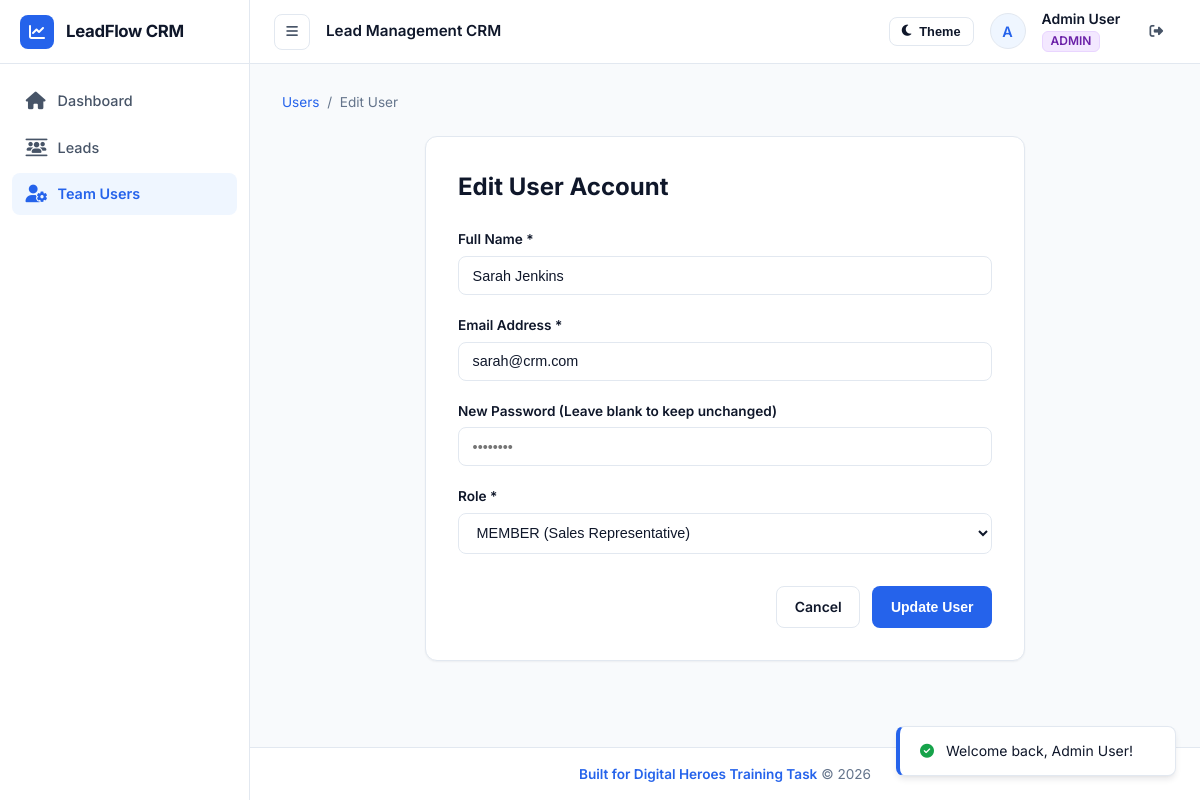
Screenshot of /public/users/2/edit (signed in) with the database file from the repository.
### tables this page shows
CREATE TABLE `users` (
  `id` INT UNSIGNED AUTO_INCREMENT PRIMARY KEY,
  `name` VARCHAR(191) NOT NULL,
  `email` VARCHAR(191) NOT NULL UNIQUE,
  `password` VARCHAR(255) NOT NULL,
  `role` ENUM('ADMIN', 'MEMBER') NOT NULL DEFAULT 'MEMBER',
  `created_at` TIMESTAMP DEFAULT CURRENT_TIMESTAMP,
  `updated_at` TIMESTAMP DEFAULT CURRENT_TIMESTAMP ON UPDATE CURRENT_TIMESTAMP,
  INDEX `idx_users_email` (`email`),
  INDEX `idx_users_role` (`role`)
);

### app/Helpers/functions.php (called while the page is built, shortened)
<?php
if (!function_exists('e')) {
    function e(?string $value): string
    {
        return htmlspecialchars($value ?? '', ENT_QUOTES, 'UTF-8');
    }
}
if (!function_exists('base_url')) {
    function base_url(string $path = ''): string
    {
        $scriptName = $_SERVER['SCRIPT_NAME'] ?? '';
        $baseFolder = rtrim(dirname($scriptName), '/\\');
        $path = ltrim($path, '/');
        return $path ? $baseFolder . '/' . $path : ($baseFolder ?: '/');
    }
}
if (!function_exists('view')) {
    function view(string $template, array $data = []): void
    {
        extract($data);
        $file = __DIR__ . '/../../views/' . str_replace('.', '/', $template) . '.php';
        require $file;
    }
}
if (!function_exists('old')) {
    function old(string $key, mixed $default = ''): mixed
    {
        return \App\Core\Session::getOldInput($key, $default);
    }
}

### app/Core/Response.php (called while the page is built, shortened)
<?php
class Response
{
    public function render(string $view, array $data = [], int $statusCode = 200): void
    {
        view($view, $data);
        exit;
    }
}

### app/Controllers/UserController.php (called while the page is built, shortened)
<?php
class UserController
{
    private Response $response;
    public function __construct()
    {
        $this->response = new Response();
    }
    public function edit(Request $request, string $id): void
    {
        $user = User::find((int) $id);
        $this->response->render('users.edit', ['user' => $user]);
    }
}

### public/index.php (called while the page is built, shortened)
<?php
spl_autoload_register(function ($class) {
    $prefix = 'App\\';
    $baseDir = BASE_PATH . '/app/';
    $len = strlen($prefix);
    $relativeClass = substr($class, $len);
    $file = $baseDir . str_replace('\\', '/', $relativeClass) . '.php';
});
require_once BASE_PATH . '/app/Helpers/functions.php';
try {
    $request = new \App\Core\Request();
    $router = new \App\Core\Router($request);
    $router->dispatch();
} catch (\Throwable $e) {
    $isApi = str_starts_with($_SERVER['REQUEST_URI'] ?? '', '/api') ||
             (isset($_SERVER['HTTP_ACCEPT']) && str_contains($_SERVER['HTTP_ACCEPT'], 'application/json'));
    if ($isApi) {
        json_response([
            'success' => false,
            'error' => $e->getMessage(),
            'code' => $e->getCode() ?: 500
        ], $e->getCode() >= 400 && $e->getCode() < 600 ? $e->getCode() : 500);
    } else {
        http_response_code(500);
        if (file_exists(BASE_PATH . '/views/errors/500.php')) {
            view('errors.500', ['exception' => $e]);
        } else {
            echo "<h1>500 Internal Server Error</h1>";
            echo "<p>" . e($e->getMessage()) . "</p>";
        }
    }
}

### app/Core/Database.php (called while the page is built, shortened)
<?php
class Database
{
    private static ?PDO $instance = null;
    public static function getInstance(): PDO
    {
        if (self::$instance === null) {
            $config = require BASE_PATH . '/config/database.php';
            $dsn = sprintf(
                "mysql:host=%s;port=%d;dbname=%s;charset=%s",
                $config['host'],
                $config['port'],
                $config['database'],
                $config['charset']
            );
            try {
                self::$instance = new PDO(
                    $dsn,
                    $config['username'],
                    $config['password'],
                    $config['options']
                );
            } catch (PDOException $e) {
                throw new Exception("Database Connection Failed: " . $e->getMessage(), 500);
            }
        }
        return self::$instance;
    }
    public static function fetch(string $sql, array $params = []): ?array
    {
        $stmt = self::getInstance()->prepare($sql);
        $stmt->execute($params);
        $result = $stmt->fetch();
        return $result ?: null;
    }
}

### app/Models/User.php (called while the page is built, shortened)
<?php
class User
{
    public static function find(int $id): ?array
    {
        return Database::fetch("SELECT id, name, email, role, created_at, updated_at FROM users WHERE id = ?", [$id]);
    }
}

### app/Core/Session.php (called while the page is built, shortened)
<?php
class Session
{
    public static function get(string $key, mixed $default = null): mixed
    {
        return $_SESSION[$key] ?? $default;
    }
    public static function getOldInput(string $key, mixed $default = ''): mixed
    {
        $value = $_SESSION['_old_input'][$key] ?? $default;
        return $value;
    }
}

### app/Core/Request.php (called while the page is built, shortened)
<?php
class Request
{
    private string $uri;
    public function __construct()
    {
        $this->uri = $this->parseUri();
    }
    private function parseUri(): string
    {
        $rawUri = $_SERVER['REQUEST_URI'] ?? '/';
        $rawUri = urldecode($rawUri);
        $scriptDir = urldecode(dirname($_SERVER['SCRIPT_NAME'] ?? ''));
        $scriptDir = str_replace('\\', '/', $scriptDir);
        if ($scriptDir !== '/' && $scriptDir !== '.' && str_starts_with($rawUri, $scriptDir)) {
            $rawUri = substr($rawUri, strlen($scriptDir));
        }
        $uri = '/' . trim($rawUri, '/');
        return $uri === '' ? '/' : $uri;
    }
    public function getUri(): string
    {
        return $this->uri;
    }
}

### app/Core/Auth.php (called while the page is built, shortened)
<?php
class Auth
{
    private static ?array $userCache = null;
    public static function user(): ?array
    {
        if (self::$userCache !== null) {
            return self::$userCache;
        }
        $userId = Session::get('user_id');
        $user = User::find((int) $userId);
        self::$userCache = $user;
        return self::$userCache;
    }
    public static function check(): bool
    {
        return self::user() !== null;
    }
}

### config/database.php (called while the page is built)
<?php
return [
    'host' => '127.0.0.1',
    'port' => 3306,
    'database' => 'lead_crm',
    'username' => 'root',
    'password' => '',
    'charset' => 'utf8mb4',
    'options' => [
        PDO::ATTR_ERRMODE => PDO::ERRMODE_EXCEPTION,
        PDO::ATTR_DEFAULT_FETCH_MODE => PDO::FETCH_ASSOC,
        PDO::ATTR_EMULATE_PREPARES => false,
    ]
];

### app/Middleware/AuthMiddleware.php (called while the page is built, shortened)
<?php
class AuthMiddleware
{
    public function handle(Request $request): void
    {
        if (!Auth::check()) {
            if ($request->isJson()) {
                json_response(['success' => false, 'error' => 'Unauthenticated access.'], 401);
            } else {
                flash('error', 'Please log in to access this page.');
                redirect('/login');
            }
        }
    }
}

### views/users/edit.php (the view, shortened to what this page needs)
<div style="margin-bottom: 1.5rem; font-size: 0.85rem; color: var(--text-muted);">
    <a href="<?= base_url('/users') ?>">Users</a> &nbsp;&sol;&nbsp; <span>Edit User</span>
</div>
<div class="table-card" style="max-width: 600px; padding: 2rem; margin: 0 auto;">
    <h1 style="font-size: 1.5rem; font-weight: 700; margin-bottom: 1.5rem; color: var(--text-main);">Edit User Account</h1>
    <form action="<?= base_url('/users/' . $user['id']) ?>" method="POST">
        <div class="form-group">
            <label class="form-label" for="name">Full Name *</label>
            <input type="text" id="name" name="name" class="form-control" value="<?= e(old('name', $user['name'])) ?>" required>
        </div>
        <div class="form-group">
            <label class="form-label" for="email">Email Address *</label>
            <input type="email" id="email" name="email" class="form-control" value="<?= e(old('email', $user['email'])) ?>" required>
        </div>
        <div class="form-group">
            <label class="form-label" for="password">New Password (Leave blank to keep unchanged)</label>
            <input type="password" id="password" name="password" class="form-control" placeholder="••••••••">
        </div>
        <div class="form-group">
            <label class="form-label" for="role">Role *</label>
            <select id="role" name="role" class="form-control" required>
                <option value="MEMBER" <?= old('role', $user['role']) === 'MEMBER' ? 'selected' : '' ?>>MEMBER (Sales Representative)</option>
            </select>
        </div>
        <div style="display: flex; justify-content: flex-end; gap: 0.75rem; margin-top: 2rem;">
            <a href="<?= base_url('/users') ?>" class="btn btn-secondary">Cancel</a>
            <button type="submit" class="btn btn-primary">Update User</button>
        </div>
    </form>
</div>
<?php
require BASE_PATH . '/views/layouts/main.php';
?>

### app/Core/Router.php (shortened to what this page needs)
<?php
class Router
{
    private Request $request;
    private array $routes = [];
    private array $groupMiddleware = [];
    public function __construct(Request $request)
    {
        $this->request = $request;
    }
    public function group(array $attributes, callable $callback): void
    {
        $previousGroupMiddleware = $this->groupMiddleware;
        if (isset($attributes['middleware'])) {
            $this->groupMiddleware = array_merge($this->groupMiddleware, (array) $attributes['middleware']);
        }
        $this->groupMiddleware = $previousGroupMiddleware;
    }
    private function addRoute(string $method, string $path, array $handler, array $middleware = []): self
    {
        $allMiddleware = array_merge($this->groupMiddleware, $middleware);
        $this->routes[] = [
            'method' => strtoupper($method),
            'path' => '/' . trim($path, '/'),
            'handler' => $handler,
            'middleware' => $allMiddleware
        ];
        return $this;
    }
    public function dispatch(): void
    {
        $requestMethod = $this->request->getMethod();
        $requestUri = '/' . trim($this->request->getUri(), '/');
        foreach ($this->routes as $route) {
            if ($route['method'] !== $requestMethod) {
                continue;
            }
            $pattern = preg_replace('/\{([a-zA-Z0-9_]+)\}/', '(?P<$1>[^/]+)', $route['path']);
            $pattern = '#^' . $pattern . '$#';
            if (preg_match($pattern, $requestUri, $matches)) {
                $params = array_filter($matches, 'is_string', ARRAY_FILTER_USE_KEY);
                foreach ($route['middleware'] as $middlewareClass) {
                    $middleware = new $middlewareClass();
                    $middleware->handle($this->request);
                }
                [$controllerClass, $method] = $route['handler'];
                $controller = new $controllerClass();
                call_user_func_array([$controller, $method], array_merge([$this->request], $params));
                return;
            }
        }
    }
}

### views/partials/navbar.php
<?php $currentUser = \App\Core\Auth::user(); ?>
<nav class="top-navbar">
    <div class="navbar-left">
        <button type="button" class="menu-toggle-btn" id="menuToggleBtn" title="Toggle Navigation">
            <i class="fa-solid fa-bars"></i>
        </button>
        <span style="font-size: 0.95rem; font-weight: 600; color: var(--text-primary);">
            Lead Management CRM
        </span>
    </div>
    <div class="user-nav-group">
        <button type="button" class="btn btn-secondary" id="themeToggleBtn" style="padding: 0.4rem 0.75rem; font-size: 0.8rem;">
            <i class="fa-solid fa-moon"></i>
            <span>Theme</span>
        </button>
        <?php if ($currentUser): ?>
            <div class="user-avatar-badge">
                <?= strtoupper(substr($currentUser['name'], 0, 1)) ?>
            </div>
            <div style="display: flex; flex-direction: column; line-height: 1.2;">
                <span style="font-weight: 600; font-size: 0.875rem; color: var(--text-primary);"><?= e($currentUser['name']) ?></span>
                <span class="badge-role <?= $currentUser['role'] === 'ADMIN' ? 'badge-admin' : 'badge-member' ?>" style="width: fit-content; margin-top: 0.15rem;">
                    <?= $currentUser['role'] ?>
                </span>
            </div>
            <a href="<?= base_url('/logout') ?>" class="btn btn-ghost" style="padding: 0.4rem 0.75rem; font-size: 0.85rem;" title="Sign Out">
                <i class="fa-solid fa-right-from-bracket"></i>
            </a>
        <?php endif; ?>
    </div>
</nav>

### public/assets/css/style.css (style rules this page uses)
:root { --bg-body: #f8fafc; --bg-surface: #ffffff; --bg-subtle: #f1f5f9; --bg-hover: #f8fafc; --border-color: #e2e8f0; --border-focus: #93c5fd; --text-primary: #0f172a; --text-secondary: #475467; --text-muted: #64748b; --text-inverse: #ffffff; --color-primary: #2563eb; --color-primary-hover: #1d4ed8; --color-primary-light: #eff6ff; --color-success: #16a34a; --color-warning: #ea580c; --color-danger: #dc2626; --sidebar-width: 250px; --navbar-height: 64px; --radius-sm: 6px; --radius-md: 8px; --radius-lg: 12px; --radius-xl: 16px; --shadow-xs: 0 1px 2px 0 rgba(16, 24, 40, 0.05); --shadow-sm: 0 1px 3px 0 rgba(16, 24, 40, 0.1), 0 1px 2px -1px rgba(16, 24, 40, 0.1); --shadow-md: 0 4px 6px -1px rgba(16, 24, 40, 0.1), 0 2px 4px -2px rgba(16, 24, 40, 0.05); --transition-fast: 0.15s ease; --transition-normal: 0.25s ease; }
* { box-sizing: border-box; margin: 0; padding: 0; }
body { font-family: 'Inter', -apple-system, BlinkMacSystemFont, "Segoe UI", Roboto, sans-serif; background-color: var(--bg-body); color: var(--text-primary); min-height: 100vh; display: flex; flex-direction: column; line-height: 1.5; font-size: 0.9rem; -webkit-font-smoothing: antialiased; }
a { color: var(--color-primary); text-decoration: none; transition: color var(--transition-fast); }
.top-navbar { height: var(--navbar-height); background-color: var(--bg-surface); border-bottom: 1px solid var(--border-color); display: flex; align-items: center; justify-content: space-between; padding: 0 1.5rem; position: sticky; top: 0; z-index: 40; }
.navbar-left { display: flex; align-items: center; gap: 1rem; }
.menu-toggle-btn { background: none; border: 1px solid var(--border-color); color: var(--text-secondary); width: 36px; height: 36px; border-radius: var(--radius-md); display: inline-flex; align-items: center; justify-content: center; cursor: pointer; transition: all var(--transition-fast); }
.user-nav-group { display: flex; align-items: center; gap: 1rem; }
.user-avatar-badge { width: 36px; height: 36px; border-radius: 50%; background-color: var(--color-primary-light); color: var(--color-primary); display: flex; align-items: center; justify-content: center; font-weight: 600; font-size: 0.9rem; border: 1px solid var(--border-color); }
.badge-role { padding: 0.15rem 0.5rem; border-radius: var(--radius-sm); font-size: 0.75rem; font-weight: 600; text-transform: uppercase; }
.badge-admin { background-color: #f3e8ff; color: #6b21a8; border: 1px solid #e9d5ff; }
.table-card { background-color: var(--bg-surface); border: 1px solid var(--border-color); border-radius: var(--radius-lg); box-shadow: var(--shadow-xs); overflow: hidden; margin-bottom: 1.75rem; }
.form-group { margin-bottom: 1.25rem; display: flex; flex-direction: column; gap: 0.4rem; }
.form-label { font-size: 0.85rem; font-weight: 600; color: var(--text-primary); }
.form-control { width: 100%; padding: 0.65rem 0.85rem; background-color: var(--bg-surface); border: 1px solid var(--border-color); border-radius: var(--radius-md); color: var(--text-primary); font-size: 0.9rem; outline: none; transition: border-color var(--transition-fast), box-shadow var(--transition-fast); }
.btn { display: inline-flex; align-items: center; justify-content: center; gap: 0.5rem; padding: 0.6rem 1.1rem; border-radius: var(--radius-md); font-weight: 600; font-size: 0.875rem; border: 1px solid transparent; cursor: pointer; transition: all var(--transition-fast); white-space: nowrap; }
.btn-primary { background-color: var(--color-primary); color: #ffffff; }
.btn-secondary { background-color: var(--bg-surface); color: var(--text-primary); border-color: var(--border-color); }
.btn-ghost { background: none; color: var(--text-secondary); }

### rows the page displays
users: name "A", name "Admin User", role "ADMIN"
users: name "Sarah Jenkins", email "sarah@crm.com", role "MEMBER (Sales Representative)"
